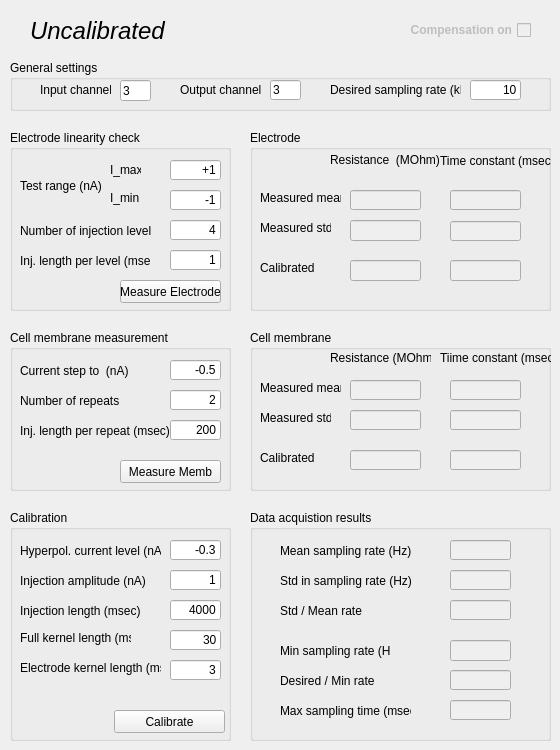
   <widget class="QWidget" name="electrode4">
    <attribute name="title">
     <string>Electrode 4</string>
    </attribute>
    <widget class="QLabel" name="lInfo_4">
     <property name="geometry">
      <rect>
       <x>30</x>
       <y>10</y>
       <width>371</width>
       <height>41</height>
      </rect>
     </property>
     <property name="font">
      <font>
       <pointsize>18</pointsize>
       <italic>true</italic>
      </font>
     </property>
     <property name="text">
      <string>Uncalibrated</string>
     </property>
    </widget>
    <widget class="QCheckBox" name="cbCompOn_4">
     <property name="enabled">
      <bool>false</bool>
     </property>
     <property name="geometry">
      <rect>
       <x>410</x>
       <y>20</y>
       <width>121</width>
       <height>20</height>
      </rect>
     </property>
     <property name="font">
      <font>
       <weight>75</weight>
       <bold>true</bold>
      </font>
     </property>
     <property name="layoutDirection">
      <enum>Qt::RightToLeft</enum>
     </property>
     <property name="text">
      <string>Compensation on</string>
     </property>
     <property name="checkable">
      <bool>false</bool>
     </property>
    </widget>
    <widget class="QGroupBox" name="gbGeneral_4">
     <property name="geometry">
      <rect>
       <x>10</x>
       <y>60</y>
       <width>541</width>
       <height>51</height>
      </rect>
     </property>
     <property name="title">
      <string>General settings</string>
     </property>
     <widget class="QLabel" name="label_89">
      <property name="geometry">
       <rect>
        <x>170</x>
        <y>20</y>
        <width>81</width>
        <height>20</height>
       </rect>
      </property>
      <property name="text">
       <string>Output channel</string>
      </property>
     </widget>
     <widget class="QLineEdit" name="leGenInChannelNum_4">
      <property name="geometry">
       <rect>
        <x>110</x>
        <y>20</y>
        <width>31</width>
        <height>21</height>
       </rect>
      </property>
      <property name="layoutDirection">
       <enum>Qt::RightToLeft</enum>
      </property>
      <property name="text">
       <string>3</string>
      </property>
     </widget>
     <widget class="QLabel" name="label_90">
      <property name="geometry">
       <rect>
        <x>30</x>
        <y>20</y>
        <width>71</width>
        <height>20</height>
       </rect>
      </property>
      <property name="text">
       <string>Input channel</string>
      </property>
     </widget>
     <widget class="QLineEdit" name="leGenOutChannelNum_4">
      <property name="geometry">
       <rect>
        <x>260</x>
        <y>20</y>
        <width>31</width>
        <height>20</height>
       </rect>
      </property>
      <property name="layoutDirection">
       <enum>Qt::RightToLeft</enum>
      </property>
      <property name="text">
       <string>3</string>
      </property>
     </widget>
     <widget class="QLabel" name="label_91">
      <property name="geometry">
       <rect>
        <x>320</x>
        <y>20</y>
        <width>131</width>
        <height>20</height>
       </rect>
      </property>
      <property name="text">
       <string>Desired sampling rate (kHz)</string>
      </property>
     </widget>
     <widget class="QLineEdit" name="leGenSamplingRate_4">
      <property name="geometry">
       <rect>
        <x>460</x>
        <y>20</y>
        <width>51</width>
        <height>20</height>
       </rect>
      </property>
      <property name="text">
       <string>10</string>
      </property>
      <property name="alignment">
       <set>Qt::AlignRight|Qt::AlignTrailing|Qt::AlignVCenter</set>
      </property>
     </widget>
    </widget>
    <widget class="QGroupBox" name="gbLinRes_4">
     <property name="geometry">
      <rect>
       <x>250</x>
       <y>130</y>
       <width>301</width>
       <height>181</height>
      </rect>
     </property>
     <property name="title">
      <string>Electrode</string>
     </property>
     <widget class="QLabel" name="label_92">
      <property name="geometry">
       <rect>
        <x>190</x>
        <y>20</y>
        <width>111</width>
        <height>21</height>
       </rect>
      </property>
      <property name="text">
       <string>Time constant (msec)</string>
      </property>
     </widget>
     <widget class="QLabel" name="label_93">
      <property name="geometry">
       <rect>
        <x>10</x>
        <y>60</y>
        <width>81</width>
        <height>16</height>
       </rect>
      </property>
      <property name="text">
       <string>Measured mean</string>
      </property>
     </widget>
     <widget class="QLineEdit" name="leElecMeasRes_4">
      <property name="enabled">
       <bool>false</bool>
      </property>
      <property name="geometry">
       <rect>
        <x>100</x>
        <y>60</y>
        <width>71</width>
        <height>20</height>
       </rect>
      </property>
      <property name="alignment">
       <set>Qt::AlignRight|Qt::AlignTrailing|Qt::AlignVCenter</set>
      </property>
     </widget>
     <widget class="QLineEdit" name="leElecCalibRes_4">
      <property name="enabled">
       <bool>false</bool>
      </property>
      <property name="geometry">
       <rect>
        <x>100</x>
        <y>130</y>
        <width>71</width>
        <height>21</height>
       </rect>
      </property>
      <property name="alignment">
       <set>Qt::AlignRight|Qt::AlignTrailing|Qt::AlignVCenter</set>
      </property>
     </widget>
     <widget class="QLabel" name="label_94">
      <property name="geometry">
       <rect>
        <x>80</x>
        <y>20</y>
        <width>111</width>
        <height>20</height>
       </rect>
      </property>
      <property name="text">
       <string>Resistance  (MOhm)</string>
      </property>
     </widget>
     <widget class="QLabel" name="label_95">
      <property name="geometry">
       <rect>
        <x>10</x>
        <y>130</y>
        <width>61</width>
        <height>16</height>
       </rect>
      </property>
      <property name="text">
       <string>Calibrated</string>
      </property>
     </widget>
     <widget class="QLineEdit" name="leElecMeasTime_4">
      <property name="enabled">
       <bool>false</bool>
      </property>
      <property name="geometry">
       <rect>
        <x>200</x>
        <y>60</y>
        <width>71</width>
        <height>20</height>
       </rect>
      </property>
      <property name="alignment">
       <set>Qt::AlignRight|Qt::AlignTrailing|Qt::AlignVCenter</set>
      </property>
     </widget>
     <widget class="QLineEdit" name="leElecResStd_4">
      <property name="enabled">
       <bool>false</bool>
      </property>
      <property name="geometry">
       <rect>
        <x>100</x>
        <y>90</y>
        <width>71</width>
        <height>21</height>
       </rect>
      </property>
      <property name="alignment">
       <set>Qt::AlignRight|Qt::AlignTrailing|Qt::AlignVCenter</set>
      </property>
     </widget>
     <widget class="QLabel" name="label_96">
      <property name="geometry">
       <rect>
        <x>10</x>
        <y>90</y>
        <width>71</width>
        <height>16</height>
       </rect>
      </property>
      <property name="text">
       <string>Measured std</string>
      </property>
     </widget>
     <widget class="QLineEdit" name="leElecTimeStd_4">
      <property name="enabled">
       <bool>false</bool>
      </property>
      <property name="geometry">
       <rect>
        <x>200</x>
        <y>91</y>
        <width>71</width>
        <height>20</height>
       </rect>
      </property>
      <property name="alignment">
       <set>Qt::AlignRight|Qt::AlignTrailing|Qt::AlignVCenter</set>
      </property>
     </widget>
     <widget class="QLineEdit" name="leElecCalibTime_4">
      <property name="enabled">
       <bool>false</bool>
      </property>
      <property name="geometry">
       <rect>
        <x>200</x>
        <y>130</y>
        <width>71</width>
        <height>21</height>
       </rect>
      </property>
      <property name="alignment">
       <set>Qt::AlignRight|Qt::AlignTrailing|Qt::AlignVCenter</set>
      </property>
     </widget>
    </widget>
    <widget class="QGroupBox" name="gpTimeRes_4">
     <property name="geometry">
      <rect>
       <x>250</x>
       <y>510</y>
       <width>301</width>
       <height>231</height>
      </rect>
     </property>
     <property name="title">
      <string>Data acquistion results</string>
     </property>
     <widget class="QLabel" name="label_97">
      <property name="geometry">
       <rect>
        <x>30</x>
        <y>30</y>
        <width>141</width>
        <height>21</height>
       </rect>
      </property>
      <property name="text">
       <string>Mean sampling rate (Hz)</string>
      </property>
     </widget>
     <widget class="QLabel" name="label_98">
      <property name="geometry">
       <rect>
        <x>30</x>
        <y>130</y>
        <width>111</width>
        <height>21</height>
       </rect>
      </property>
      <property name="text">
       <string>Min sampling rate (Hz)</string>
      </property>
     </widget>
     <widget class="QLineEdit" name="leAverSamplRate_4">
      <property name="enabled">
       <bool>false</bool>
      </property>
      <property name="geometry">
       <rect>
        <x>200</x>
        <y>30</y>
        <width>61</width>
        <height>20</height>
       </rect>
      </property>
      <property name="alignment">
       <set>Qt::AlignRight|Qt::AlignTrailing|Qt::AlignVCenter</set>
      </property>
     </widget>
     <widget class="QLineEdit" name="leMinSRate_4">
      <property name="enabled">
       <bool>false</bool>
      </property>
      <property name="geometry">
       <rect>
        <x>200</x>
        <y>130</y>
        <width>61</width>
        <height>21</height>
       </rect>
      </property>
      <property name="alignment">
       <set>Qt::AlignRight|Qt::AlignTrailing|Qt::AlignVCenter</set>
      </property>
     </widget>
     <widget class="QLabel" name="label_99">
      <property name="geometry">
       <rect>
        <x>30</x>
        <y>60</y>
        <width>131</width>
        <height>21</height>
       </rect>
      </property>
      <property name="text">
       <string>Std in sampling rate (Hz)</string>
      </property>
     </widget>
     <widget class="QLineEdit" name="leSTDSamplingRate_4">
      <property name="enabled">
       <bool>false</bool>
      </property>
      <property name="geometry">
       <rect>
        <x>200</x>
        <y>60</y>
        <width>61</width>
        <height>20</height>
       </rect>
      </property>
      <property name="alignment">
       <set>Qt::AlignRight|Qt::AlignTrailing|Qt::AlignVCenter</set>
      </property>
     </widget>
     <widget class="QLineEdit" name="leDesPerMinRate_4">
      <property name="enabled">
       <bool>false</bool>
      </property>
      <property name="geometry">
       <rect>
        <x>200</x>
        <y>160</y>
        <width>61</width>
        <height>20</height>
       </rect>
      </property>
      <property name="alignment">
       <set>Qt::AlignRight|Qt::AlignTrailing|Qt::AlignVCenter</set>
      </property>
     </widget>
     <widget class="QLabel" name="label_100">
      <property name="geometry">
       <rect>
        <x>30</x>
        <y>160</y>
        <width>111</width>
        <height>21</height>
       </rect>
      </property>
      <property name="text">
       <string>Desired / Min rate </string>
      </property>
     </widget>
     <widget class="QLabel" name="label_101">
      <property name="geometry">
       <rect>
        <x>30</x>
        <y>190</y>
        <width>131</width>
        <height>21</height>
       </rect>
      </property>
      <property name="text">
       <string>Max sampling time (msec)</string>
      </property>
     </widget>
     <widget class="QLineEdit" name="leMaxSTime_4">
      <property name="enabled">
       <bool>false</bool>
      </property>
      <property name="geometry">
       <rect>
        <x>200</x>
        <y>190</y>
        <width>61</width>
        <height>20</height>
       </rect>
      </property>
      <property name="alignment">
       <set>Qt::AlignRight|Qt::AlignTrailing|Qt::AlignVCenter</set>
      </property>
     </widget>
     <widget class="QLabel" name="label_129">
      <property name="geometry">
       <rect>
        <x>30</x>
        <y>90</y>
        <width>111</width>
        <height>21</height>
       </rect>
      </property>
      <property name="text">
       <string>Std / Mean rate </string>
      </property>
     </widget>
     <widget class="QLineEdit" name="leStdPerMeanRate_4">
      <property name="enabled">
       <bool>false</bool>
      </property>
      <property name="geometry">
       <rect>
        <x>200</x>
        <y>90</y>
        <width>61</width>
        <height>20</height>
       </rect>
      </property>
      <property name="alignment">
       <set>Qt::AlignRight|Qt::AlignTrailing|Qt::AlignVCenter</set>
      </property>
     </widget>
    </widget>
    <widget class="QGroupBox" name="gbCalibration_4">
     <property name="enabled">
      <bool>true</bool>
     </property>
     <property name="geometry">
      <rect>
       <x>10</x>
       <y>510</y>
       <width>221</width>
       <height>231</height>
      </rect>
     </property>
     <property name="title">
      <string>Calibration</string>
     </property>
     <widget class="QPushButton" name="calibrateButton_4">
      <property name="geometry">
       <rect>
        <x>104</x>
        <y>200</y>
        <width>111</width>
        <height>23</height>
       </rect>
      </property>
      <property name="text">
       <string>Calibrate</string>
      </property>
      <property name="checkable">
       <bool>false</bool>
      </property>
      <property name="autoDefault">
       <bool>true</bool>
      </property>
     </widget>
     <widget class="QLabel" name="label_102">
      <property name="geometry">
       <rect>
        <x>10</x>
        <y>60</y>
        <width>131</width>
        <height>21</height>
       </rect>
      </property>
      <property name="text">
       <string>Injection amplitude (nA)</string>
      </property>
     </widget>
     <widget class="QLineEdit" name="leCalInjAmp_4">
      <property name="geometry">
       <rect>
        <x>160</x>
        <y>60</y>
        <width>51</width>
        <height>20</height>
       </rect>
      </property>
      <property name="text">
       <string>1</string>
      </property>
      <property name="alignment">
       <set>Qt::AlignRight|Qt::AlignTrailing|Qt::AlignVCenter</set>
      </property>
     </widget>
     <widget class="QLabel" name="label_103">
      <property name="geometry">
       <rect>
        <x>10</x>
        <y>120</y>
        <width>111</width>
        <height>16</height>
       </rect>
      </property>
      <property name="text">
       <string>Full kernel length (ms)</string>
      </property>
     </widget>
     <widget class="QLabel" name="label_104">
      <property name="geometry">
       <rect>
        <x>10</x>
        <y>150</y>
        <width>141</width>
        <height>16</height>
       </rect>
      </property>
      <property name="text">
       <string>Electrode kernel length (ms)</string>
      </property>
     </widget>
     <widget class="QLineEdit" name="leCalFKLen_4">
      <property name="geometry">
       <rect>
        <x>160</x>
        <y>120</y>
        <width>51</width>
        <height>20</height>
       </rect>
      </property>
      <property name="text">
       <string>30</string>
      </property>
      <property name="alignment">
       <set>Qt::AlignRight|Qt::AlignTrailing|Qt::AlignVCenter</set>
      </property>
     </widget>
     <widget class="QLineEdit" name="leCalEKLen_4">
      <property name="geometry">
       <rect>
        <x>160</x>
        <y>150</y>
        <width>51</width>
        <height>20</height>
       </rect>
      </property>
      <property name="text">
       <string>3</string>
      </property>
      <property name="alignment">
       <set>Qt::AlignRight|Qt::AlignTrailing|Qt::AlignVCenter</set>
      </property>
     </widget>
     <widget class="QLineEdit" name="leHyperpolCurr_4">
      <property name="geometry">
       <rect>
        <x>160</x>
        <y>30</y>
        <width>51</width>
        <height>20</height>
       </rect>
      </property>
      <property name="text">
       <string>-0.3</string>
      </property>
      <property name="alignment">
       <set>Qt::AlignRight|Qt::AlignTrailing|Qt::AlignVCenter</set>
      </property>
     </widget>
     <widget class="QLabel" name="label_113">
      <property name="geometry">
       <rect>
        <x>10</x>
        <y>30</y>
        <width>141</width>
        <height>21</height>
       </rect>
      </property>
      <property name="text">
       <string>Hyperpol. current level (nA)</string>
      </property>
     </widget>
     <widget class="QLabel" name="label_105">
      <property name="geometry">
       <rect>
        <x>10</x>
        <y>90</y>
        <width>131</width>
        <height>21</height>
       </rect>
      </property>
      <property name="text">
       <string>Injection length (msec)</string>
      </property>
     </widget>
     <widget class="QLineEdit" name="leCalInjLen_4">
      <property name="geometry">
       <rect>
        <x>160</x>
        <y>90</y>
        <width>51</width>
        <height>20</height>
       </rect>
      </property>
      <property name="text">
       <string>4000</string>
      </property>
      <property name="alignment">
       <set>Qt::AlignRight|Qt::AlignTrailing|Qt::AlignVCenter</set>
      </property>
     </widget>
    </widget>
    <widget class="QGroupBox" name="gbMembRes_4">
     <property name="geometry">
      <rect>
       <x>250</x>
       <y>330</y>
       <width>301</width>
       <height>161</height>
      </rect>
     </property>
     <property name="title">
      <string>Cell membrane</string>
     </property>
     <widget class="QLabel" name="label_118">
      <property name="geometry">
       <rect>
        <x>190</x>
        <y>20</y>
        <width>111</width>
        <height>16</height>
       </rect>
      </property>
      <property name="text">
       <string>Tiime constant (msec)</string>
      </property>
     </widget>
     <widget class="QLabel" name="label_119">
      <property name="geometry">
       <rect>
        <x>10</x>
        <y>50</y>
        <width>81</width>
        <height>16</height>
       </rect>
      </property>
      <property name="text">
       <string>Measured mean</string>
      </property>
     </widget>
     <widget class="QLineEdit" name="leCellMeasRes_4">
      <property name="enabled">
       <bool>false</bool>
      </property>
      <property name="geometry">
       <rect>
        <x>100</x>
        <y>50</y>
        <width>71</width>
        <height>20</height>
       </rect>
      </property>
      <property name="alignment">
       <set>Qt::AlignRight|Qt::AlignTrailing|Qt::AlignVCenter</set>
      </property>
     </widget>
     <widget class="QLineEdit" name="leCellCalibRes_4">
      <property name="enabled">
       <bool>false</bool>
      </property>
      <property name="geometry">
       <rect>
        <x>100</x>
        <y>120</y>
        <width>71</width>
        <height>20</height>
       </rect>
      </property>
      <property name="alignment">
       <set>Qt::AlignRight|Qt::AlignTrailing|Qt::AlignVCenter</set>
      </property>
     </widget>
     <widget class="QLabel" name="label_120">
      <property name="geometry">
       <rect>
        <x>80</x>
        <y>20</y>
        <width>101</width>
        <height>16</height>
       </rect>
      </property>
      <property name="text">
       <string>Resistance (MOhm)</string>
      </property>
     </widget>
     <widget class="QLabel" name="label_121">
      <property name="geometry">
       <rect>
        <x>10</x>
        <y>120</y>
        <width>61</width>
        <height>16</height>
       </rect>
      </property>
      <property name="text">
       <string>Calibrated</string>
      </property>
     </widget>
     <widget class="QLineEdit" name="leCellMeasTime_4">
      <property name="enabled">
       <bool>false</bool>
      </property>
      <property name="geometry">
       <rect>
        <x>200</x>
        <y>50</y>
        <width>71</width>
        <height>20</height>
       </rect>
      </property>
      <property name="alignment">
       <set>Qt::AlignRight|Qt::AlignTrailing|Qt::AlignVCenter</set>
      </property>
     </widget>
     <widget class="QLineEdit" name="leCellCalibTime_4">
      <property name="enabled">
       <bool>false</bool>
      </property>
      <property name="geometry">
       <rect>
        <x>200</x>
        <y>120</y>
        <width>71</width>
        <height>20</height>
       </rect>
      </property>
      <property name="alignment">
       <set>Qt::AlignRight|Qt::AlignTrailing|Qt::AlignVCenter</set>
      </property>
     </widget>
     <widget class="QLabel" name="label_122">
      <property name="geometry">
       <rect>
        <x>10</x>
        <y>80</y>
        <width>71</width>
        <height>16</height>
       </rect>
      </property>
      <property name="text">
       <string>Measured std</string>
      </property>
     </widget>
     <widget class="QLineEdit" name="leCellResStd_4">
      <property name="enabled">
       <bool>false</bool>
      </property>
      <property name="geometry">
       <rect>
        <x>100</x>
        <y>80</y>
        <width>71</width>
        <height>20</height>
       </rect>
      </property>
      <property name="alignment">
       <set>Qt::AlignRight|Qt::AlignTrailing|Qt::AlignVCenter</set>
      </property>
     </widget>
     <widget class="QLineEdit" name="leCellTimeStd_4">
      <property name="enabled">
       <bool>false</bool>
      </property>
      <property name="geometry">
       <rect>
        <x>200</x>
        <y>80</y>
        <width>71</width>
        <height>20</height>
       </rect>
      </property>
      <property name="alignment">
       <set>Qt::AlignRight|Qt::AlignTrailing|Qt::AlignVCenter</set>
      </property>
     </widget>
    </widget>
    <widget class="QGroupBox" name="gbMembCheck_4">
     <property name="enabled">
      <bool>true</bool>
     </property>
     <property name="geometry">
      <rect>
       <x>10</x>
       <y>330</y>
       <width>221</width>
       <height>161</height>
      </rect>
     </property>
     <property name="title">
      <string>Cell membrane measurement</string>
     </property>
     <widget class="QLineEdit" name="leMembIStep_4">
      <property name="geometry">
       <rect>
        <x>160</x>
        <y>30</y>
        <width>51</width>
        <height>20</height>
       </rect>
      </property>
      <property name="text">
       <string>-0.5</string>
      </property>
      <property name="alignment">
       <set>Qt::AlignRight|Qt::AlignTrailing|Qt::AlignVCenter</set>
      </property>
     </widget>
     <widget class="QLabel" name="label_123">
      <property name="geometry">
       <rect>
        <x>10</x>
        <y>60</y>
        <width>121</width>
        <height>21</height>
       </rect>
      </property>
      <property name="text">
       <string>Number of repeats</string>
      </property>
     </widget>
     <widget class="QLabel" name="label_124">
      <property name="geometry">
       <rect>
        <x>10</x>
        <y>30</y>
        <width>111</width>
        <height>21</height>
       </rect>
      </property>
      <property name="text">
       <string>Current step to  (nA)</string>
      </property>
     </widget>
     <widget class="QLineEdit" name="leMembRepNum_4">
      <property name="geometry">
       <rect>
        <x>160</x>
        <y>60</y>
        <width>51</width>
        <height>20</height>
       </rect>
      </property>
      <property name="text">
       <string>2</string>
      </property>
      <property name="alignment">
       <set>Qt::AlignRight|Qt::AlignTrailing|Qt::AlignVCenter</set>
      </property>
     </widget>
     <widget class="QPushButton" name="membMeasButton_4">
      <property name="geometry">
       <rect>
        <x>110</x>
        <y>130</y>
        <width>101</width>
        <height>23</height>
       </rect>
      </property>
      <property name="text">
       <string>Measure Memb</string>
      </property>
     </widget>
     <widget class="QLabel" name="label_125">
      <property name="geometry">
       <rect>
        <x>10</x>
        <y>90</y>
        <width>151</width>
        <height>21</height>
       </rect>
      </property>
      <property name="text">
       <string>Inj. length per repeat (msec)</string>
      </property>
     </widget>
     <widget class="QLineEdit" name="leMembInjLen_4">
      <property name="geometry">
       <rect>
        <x>160</x>
        <y>90</y>
        <width>51</width>
        <height>20</height>
       </rect>
      </property>
      <property name="text">
       <string>200</string>
      </property>
      <property name="alignment">
       <set>Qt::AlignRight|Qt::AlignTrailing|Qt::AlignVCenter</set>
      </property>
     </widget>
    </widget>
    <widget class="QGroupBox" name="gbLinCheck_4">
     <property name="enabled">
      <bool>true</bool>
     </property>
     <property name="geometry">
      <rect>
       <x>10</x>
       <y>130</y>
       <width>221</width>
       <height>181</height>
      </rect>
     </property>
     <property name="title">
      <string>Electrode linearity check</string>
     </property>
     <widget class="QLineEdit" name="leElecMinCurrent_4">
      <property name="geometry">
       <rect>
        <x>160</x>
        <y>60</y>
        <width>51</width>
        <height>20</height>
       </rect>
      </property>
      <property name="text">
       <string>-1</string>
      </property>
      <property name="alignment">
       <set>Qt::AlignRight|Qt::AlignTrailing|Qt::AlignVCenter</set>
      </property>
     </widget>
     <widget class="QLineEdit" name="leElecMaxCurrent_4">
      <property name="geometry">
       <rect>
        <x>160</x>
        <y>30</y>
        <width>51</width>
        <height>20</height>
       </rect>
      </property>
      <property name="text">
       <string>+1</string>
      </property>
      <property name="alignment">
       <set>Qt::AlignRight|Qt::AlignTrailing|Qt::AlignVCenter</set>
      </property>
     </widget>
     <widget class="QLabel" name="label_106">
      <property name="geometry">
       <rect>
        <x>100</x>
        <y>60</y>
        <width>41</width>
        <height>16</height>
       </rect>
      </property>
      <property name="text">
       <string>I_min</string>
      </property>
     </widget>
     <widget class="QLabel" name="label_108">
      <property name="geometry">
       <rect>
        <x>10</x>
        <y>90</y>
        <width>131</width>
        <height>21</height>
       </rect>
      </property>
      <property name="text">
       <string>Number of injection levels</string>
      </property>
     </widget>
     <widget class="QLabel" name="label_109">
      <property name="geometry">
       <rect>
        <x>10</x>
        <y>40</y>
        <width>81</width>
        <height>31</height>
       </rect>
      </property>
      <property name="text">
       <string>Test range (nA)</string>
      </property>
     </widget>
     <widget class="QLineEdit" name="leElecLevelNum_4">
      <property name="geometry">
       <rect>
        <x>160</x>
        <y>90</y>
        <width>51</width>
        <height>20</height>
       </rect>
      </property>
      <property name="text">
       <string>4</string>
      </property>
      <property name="alignment">
       <set>Qt::AlignRight|Qt::AlignTrailing|Qt::AlignVCenter</set>
      </property>
     </widget>
     <widget class="QPushButton" name="elecMeasButton_4">
      <property name="geometry">
       <rect>
        <x>110</x>
        <y>150</y>
        <width>101</width>
        <height>23</height>
       </rect>
      </property>
      <property name="text">
       <string>Measure Electrode</string>
      </property>
     </widget>
     <widget class="QLabel" name="label_117">
      <property name="geometry">
       <rect>
        <x>10</x>
        <y>120</y>
        <width>131</width>
        <height>21</height>
       </rect>
      </property>
      <property name="text">
       <string>Inj. length per level (msec)</string>
      </property>
     </widget>
     <widget class="QLineEdit" name="leElecInjLen_4">
      <property name="geometry">
       <rect>
        <x>160</x>
        <y>120</y>
        <width>51</width>
        <height>20</height>
       </rect>
      </property>
      <property name="text">
       <string>1</string>
      </property>
      <property name="alignment">
       <set>Qt::AlignRight|Qt::AlignTrailing|Qt::AlignVCenter</set>
      </property>
     </widget>
    </widget>
    <widget class="QLabel" name="label_107">
     <property name="geometry">
      <rect>
       <x>110</x>
       <y>160</y>
       <width>31</width>
       <height>20</height>
      </rect>
     </property>
     <property name="text">
      <string>I_max</string>
     </property>
    </widget>
   </widget>
